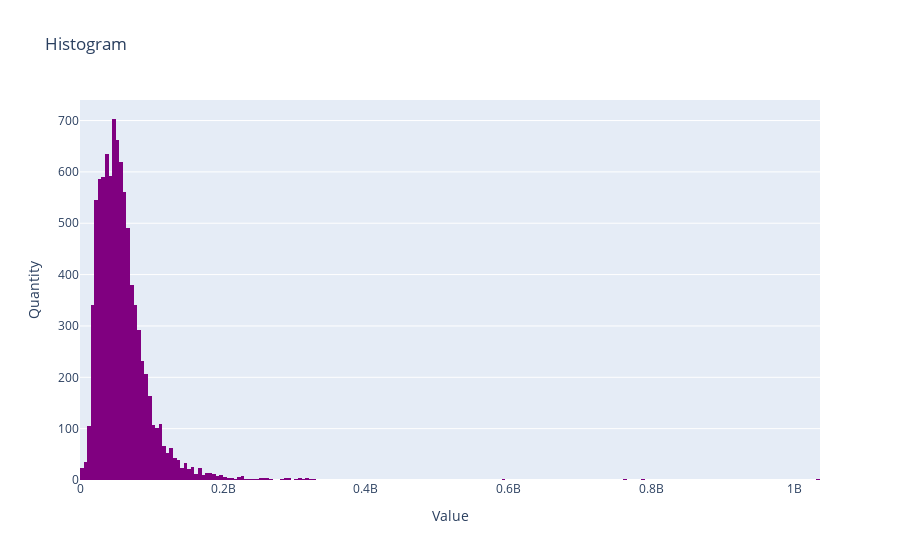

Source (notebook cell):
### Code cell
fig = go.Figure(data=[go.Histogram(x=combined_data['Volume'], marker_color='purple')])
fig.update_layout(title='Histogram', xaxis_title='Value', yaxis_title='Quantity')
fig.show()

### Figure 1 — Plotly figure (JSON) as saved in the notebook; plotly's stock layout.template omitted (floating-point values rounded to 4 significant figures; data arrays with more than 128 entries replaced by an {"elided": "..."} marker saying what was removed)
{"data": [{"marker": {"color": "purple"}, "type": "histogram", "x": {"elided": "9117 float values"}}], "layout": {"title": {"text": "Histogram"}, "xaxis": {"title": {"text": "Value"}}, "yaxis": {"title": {"text": "Quantity"}}}}
